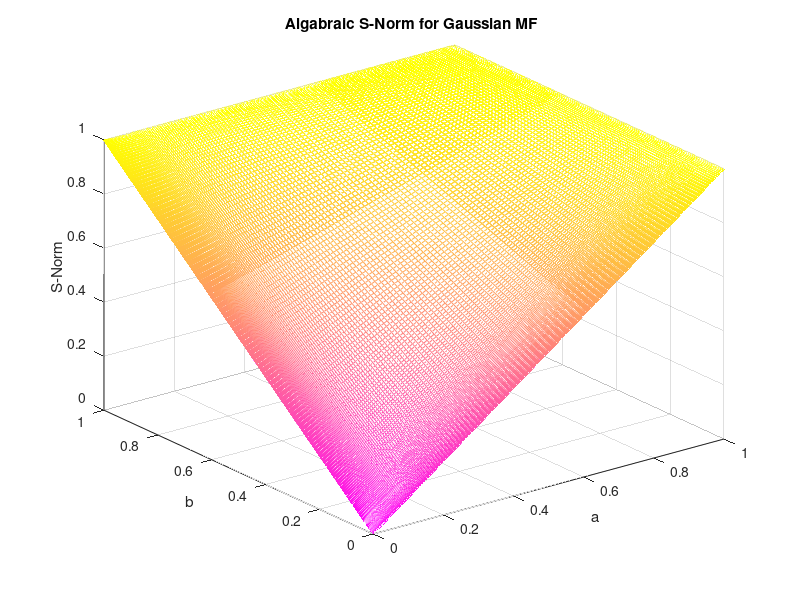

Recreate this plot in MATLAB.
%  Shahab Sotudian--94125091
%  Algabraic S-Norm
clear
clc
z=[];
disp('*** Algabraic S-Norm for Gaussian membership function ***')
disp('***Assumption: X belong to [0,50]  ***')
disp('Enter the parameter of first Gaussian membership function sigma and mean  ***')
sigma1=input('Enter the amount of  sigma ');
c1=input('Enter the amount of  mean ');
disp('Enter the parameter of second Gaussian membership function sigma and mean  ***')
sigma2=input('Enter the amount of  sigma ');
c2=input('Enter the amount of  mean ');

% 1st Gaussian membership function
x1=0:0.1:50;
y1 = exp(-(x1 - c1).^2/(2*sigma1^2));
% 2nd Gaussian membership function
x2=0:0.1:50;
y2 = exp(-(x2 - c2).^2/(2*sigma2^2));

%  Algabraic S-Norm
[Y1,Y2]=meshgrid(y1,y2);
[i,j]=size(Y1);
z = zeros(size(Y1));
for l=1:i
    for k=1:j
      z(l,k)=Y1(l,k)+Y2(l,k)-(Y1(l,k)*Y2(l,k));
  
    end
end
% plotting
mesh(Y1,Y2,z)
xlabel('a')
ylabel('b')
zlabel('S-Norm')
title('Algabraic S-Norm for Gaussian MF ');
colormap spring

   
